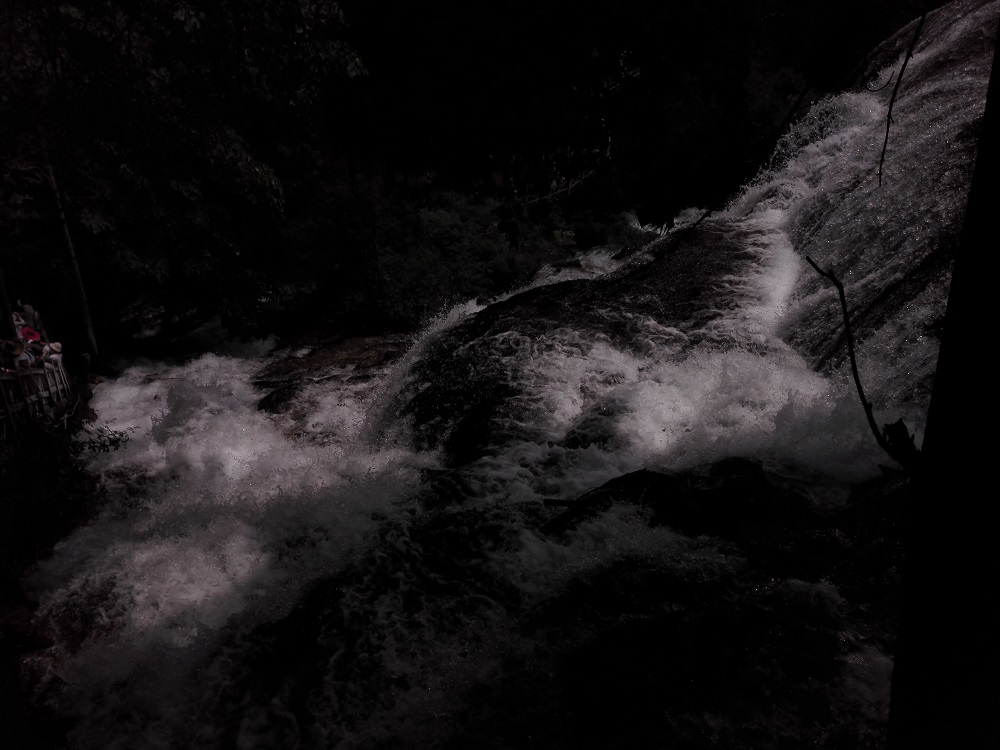
%> input picture Matlab_Code/图像处理大类/图像增强与滤波/彩色图像直方图均衡/baog.jpg, 1000 x 750 px
$ octave baoguang_histeq_RGB.m   (GNU Octave 9; MATLAB toolbox functions it lacks are replaced by stand-ins)
%> lines starting %> are read from the running program, lines starting %| are printed output that depends on the picture
%% 该脚本实现对曝光过度或者不足的照片进行简单的三通道直方图均衡处理。处理过的照片
% 对比度明显改善
I=imread('baog.jpg');
%> I is the input picture: size 750x1000x3 uint8; mean R, G, B 20.7, 18.6, 19.5
r=I(:,:,1);
g=I(:,:,2);
b=I(:,:,3);
hisr=imhist(r);
%> hisr = 256 values, max 195791 at index 1, min 0 at index 174, mean 2929.7
hisg=imhist(g);
%> hisg = 256 values, max 208026 at index 1, min 0 at index 172, mean 2929.7
hisb=imhist(b);
%> hisb = 256 values, max 201189 at index 1, min 0 at index 172, mean 2929.7
%%
figure;
subplot(311);imhist(r);
subplot(312);imhist(g);
subplot(313);imhist(b);
%> after `imhist(b)`:
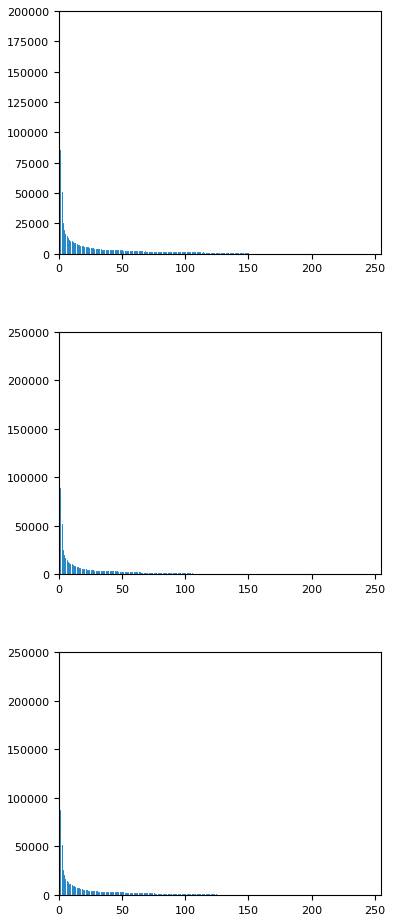
%> figure redrawn from the program's plot data, 3 panels; panel 1: highest point at x = 0, y = 195791; panel 2: highest point at x = 0, y = 208026; panel 3: highest point at x = 0, y = 201189
%%
outr=histeq(r);
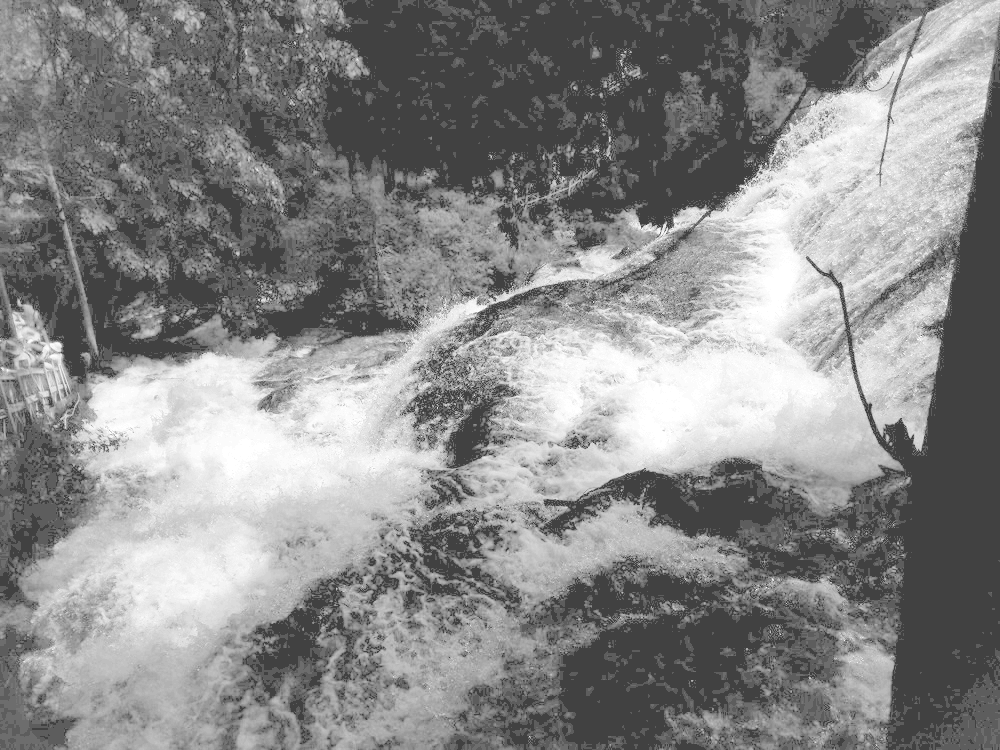
%> outr: size 750x1000 uint8; min 65, max 255, mean 137.5
outg=histeq(g);
outb=histeq(b);
%%
figure;
subplot(311);imhist(outr);
subplot(312);imhist(outg);
subplot(313);imhist(outb);
%> after `imhist(outb)`:
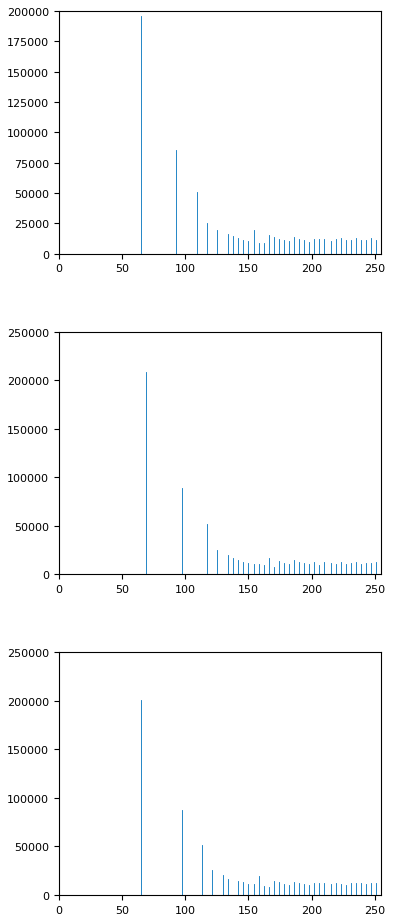
%> figure redrawn from the program's plot data, 3 panels; panel 1: highest point at x = 65, y = 195791; panel 2: highest point at x = 69, y = 208026; panel 3: highest point at x = 65, y = 201189
%%
J(:,:,1)=outr;
J(:,:,2)=outg;
J(:,:,3)=outb;
figure;
imshowsub(I,J);
%> (this line was passed over: imshowsub is not available in this run)
